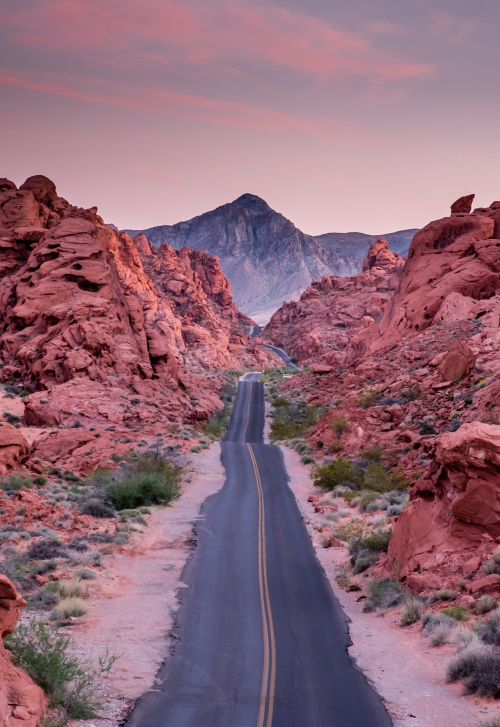
#> input picture CSS/image1.jpg, 1000 x 1453 px (shown at 1/2 size)
$ python -i imageProcessOpenCV.py   (imports and definitions only)   (older library calls are emulated)
#> lines starting #> are read from the running program, lines starting #| are printed output that depends on the picture; after the words box and inside, x2 and y2 are one past the last pixel; in counts of white or black regions, pixels touching at a corner belong together
import cv2
import math
import numpy as np
import sys
from os.path import basename

# Install openCV
'''
pip install opencv-python
'''

# Refer to websites
# [learnopencv.com](https://learnopencv.com/edge-detection-using-opencv/)
# [quora.com](https://www.quora.com/How-can-I-detect-an-object-from-static-image-and-crop-it-from-the-image-using-openCV)

#############  Output image information  ##############
def showImageInformation():
    image = cv2.imread(r'C:\Users\xq127\Desktop\Screenshot.jpg')
    print(image.shape)

def detectAngleAndRotateImage():
    pass

#############  Resize image  ################
# [120 lines left out: functions resizeDownImage, cropImage, sobelEdgeDetection, cannyEdgeDetection, cropImageWithEdgeDetection, cropRectangularImage, not called in this run]

def getContours(img):
    # First make the image 1-bit and get contours
    imgray = cv2.cvtColor(img, cv2.COLOR_BGR2GRAY)

    ret, thresh = cv2.threshold(imgray, 30, 255, cv2.THRESH_BINARY)

    cv2.imwrite('thresh.jpg', thresh)
    contours, hierarchy = cv2.findContours(thresh, cv2.RETR_EXTERNAL, cv2.CHAIN_APPROX_SIMPLE)

    # Filter contours that are too large or small
    size = get_size(img)
    contours = [cc for cc in contours if contourOK(cc, size)]
    return contours

def get_size(img):
    height, width = img.shape[:2]
    return width * height

def contourOK(cc, size=1000000):
    x, y, w, h = cv2.boundingRect(cc)
    if w < 50 or h > 50: return False # Too narrow or wide is bad
    area = cv2.contourArea(cc)
    return area > 200

def findBoundaries(img, contours):
    # Margin is the minimum distance from the edges of the image,
    # as a fraction
    imgHeight, imgWidth = img.shape[:2]
    minx = imgWidth
    miny = imgHeight
    maxx = 0
    maxy = 0

    for cc in contours:
        x, y, w, h = cv2.boundingRect(cc)
        if x < minx: minx = x
        if y < miny: miny = y
        if x + w > maxx: maxx = x + w
        if y + h > maxy: maxy = y + h

    return (minx, miny, maxx, maxy)

def crop(img, boundaries):
    minx, miny, maxx, maxy = boundaries
    return img[miny:maxy, minx:maxx]

def processImage(fname):
#> called with fname = '../CSS/image1.jpg'
    img = cv2.imread(fname, cv2.IMREAD_UNCHANGED)
#> img is the input picture: shape (1453, 1000, 3); mean B, G, R 119.5, 104.8, 143.6
    contours = getContours(img)
#> in getContours, `imgray = cv2.cvtColor(img, cv2.COLOR_BGR2GRAY)`:
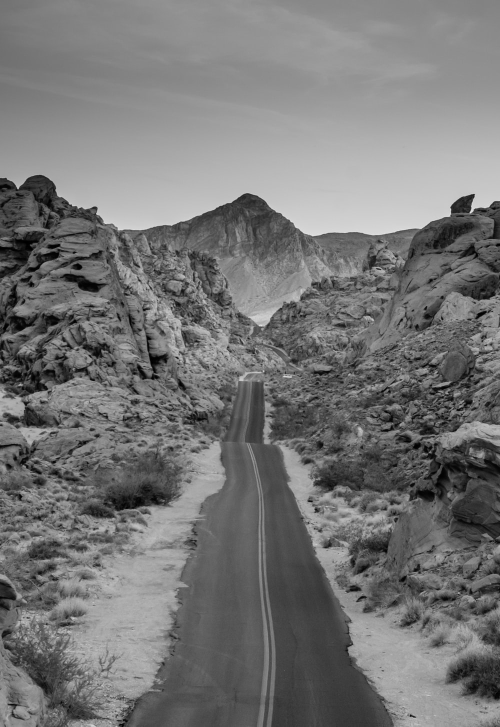
#> imgray: shape (1453, 1000) (shown at 1/2 size); min 0, max 243, mean 118.1
#> in getContours, `ret, thresh = cv2.threshold(imgray, 30, 255, cv2.THRESH_BINARY)`:
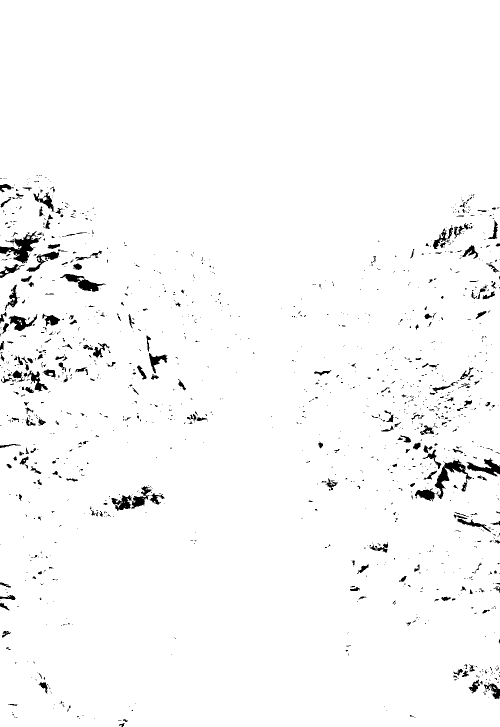
#> thresh: shape (1453, 1000) (shown at 1/2 size); 97.7% white; 1398 black regions (1156 under 20 px)
#> in getContours, `contours, hierarchy = cv2.findContours(thresh, cv2.RETR_EXTERNAL, cv2...`: contours = 12 contours, 10 with area under 20; largest, box (x1, y1, x2, y2) and area: (0, 0, 1000, 1453) 1444930, (10, 540, 17, 546) 21
#> in getContours, `size = get_size(img)`: size = 1453000
#> in getContours, `contours = [cc for cc in contours if contourOK(cc, size)]`: contours = []
#> contours = []
    cv2.drawContours(img, contours, -1, (0, 255, 0))
    cv2.imshow("CountourImg", img)
    cv2.waitKey(0)

    bounds = findBoundaries(img, contours)
#> after the loop in findBoundaries, `for cc in contours:`: maxx = 0; minx = 1000; miny = 1453
#> bounds = (1000, 1453, 0, 0)
    cropped = crop(img, bounds)
#> in crop, `minx, miny, maxx, maxy = boundaries`: minx = 1000; miny = 1453; maxx = 0
#> cropped = empty array
    if get_size(cropped) < 400: return # Too small
    cv2.imwrite('cropped_' + basename(fname), cropped)

# [7 lines of commented-out code are left out]

# [25 lines left out: function contourDetech, not called in this run]


'''
        cv2.drawContours(img, contours, -1, (255, 0, 0), 1)
        cv2.imshow("contours", img)
        cv2.waitKey(0)
        cv2.destroyAllWindows()
'''
# contourDetech(r'C:\Users\xq127\Desktop\bookContent2.jpg')

# cropBooks
'''
1. edge images
2. Recognize lines
3. Rotate image by changing lines vertically or horizonly
4. Edge image again
5. Recognize line
6. Crop image by rectangle shaped by lines
'''

# [45 lines left out: function lineDetect, not called in this run]

# lineDetect()

>>> result = processImage('../CSS/image1.jpg')

$ run again, on CSS/image3.jpg
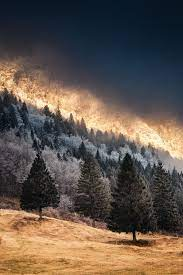
#> input picture CSS/image3.jpg, 183 x 275 px
#> in processImage, img is the input picture: shape (275, 183, 3); mean B, G, R 76, 85.1, 97.4
#> in getContours, `imgray = cv2.cvtColor(img, cv2.COLOR_BGR2GRAY)`:
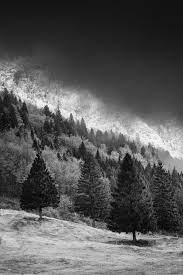
#> imgray: shape (275, 183); min 0, max 251, mean 87.8
#> in getContours, `ret, thresh = cv2.threshold(imgray, 30, 255, cv2.THRESH_BINARY)`:
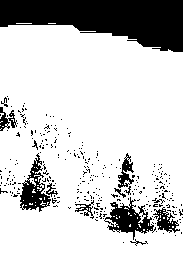
#> thresh: shape (275, 183); 80.8% white; 296 black regions (282 under 20 px)
#> in getContours, `contours, hierarchy = cv2.findContours(thresh, cv2.RETR_EXTERNAL, cv2...`: contours = 8 contours, 7 with area under 20; largest, box (x1, y1, x2, y2) and area: (0, 25, 183, 275) 43423
#> size = 50325
#> in getContours, `contours = [cc for cc in contours if contourOK(cc, size)]`: contours = []
#> after the loop in findBoundaries, `for cc in contours:`: maxx = 0; minx = 183; miny = 275
#> bounds = (183, 275, 0, 0)
#> in crop, `minx, miny, maxx, maxy = boundaries`: minx = 183; miny = 275; maxx = 0
#> cropped = empty array
